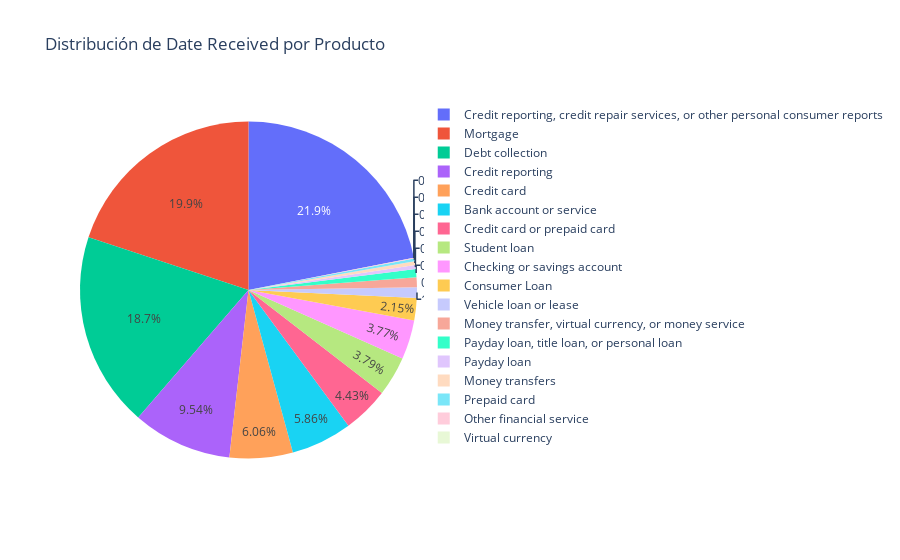

Notebook source saved alongside this figure:
### Code cell
fig = px.pie(temporal, values='Date received', names='Product', title='Distribución de Date Received por Producto')
fig.show()

### Figure 1 — Plotly figure (JSON) as saved in the notebook; plotly's stock layout.template omitted (floating-point values rounded to 4 significant figures)
{"data": [{"domain": {"x": [0, 1], "y": [0, 1]}, "hovertemplate": "Product=%{label}<br>Date received=%{value}<extra></extra>", "labels": ["Bank account or service", "Checking or savings account", "Consumer Loan", "Credit card", "Credit card or prepaid card", "Credit reporting", "Credit reporting, credit repair services, or other personal consumer reports", "Debt collection", "Money transfer, virtual currency, or money service", "Money transfers", "Mortgage", "Other financial service", "Payday loan", "Payday loan, title loan, or personal loan", "Prepaid card", "Student loan", "Vehicle loan or lease", "Virtual currency"], "legendgroup": "", "name": "", "showlegend": true, "type": "pie", "values": [86206, 55452, 31604, 89190, 65270, 140432, 322817, 275584, 13742, 5354, 293191, 1059, 5543, 11607, 3819, 55838, 15040, 18]}], "layout": {"legend": {"tracegroupgap": 0}, "title": {"text": "Distribución de Date Received por Producto"}}}
